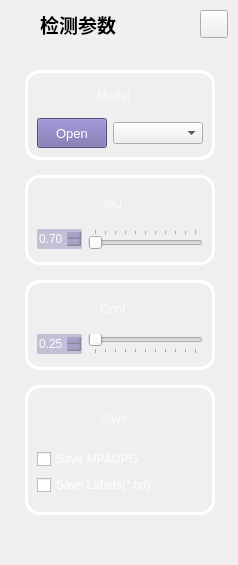
        <widget class="QFrame" name="extraLeftBox_detect">
         <property name="minimumSize">
          <size>
           <width>0</width>
           <height>0</height>
          </size>
         </property>
         <property name="maximumSize">
          <size>
           <width>0</width>
           <height>16777215</height>
          </size>
         </property>
         <property name="frameShape">
          <enum>QFrame::Shape::NoFrame</enum>
         </property>
         <layout class="QVBoxLayout" name="extraColumLayout">
          <property name="spacing">
           <number>0</number>
          </property>
          <property name="leftMargin">
           <number>0</number>
          </property>
          <property name="topMargin">
           <number>0</number>
          </property>
          <property name="rightMargin">
           <number>0</number>
          </property>
          <property name="bottomMargin">
           <number>0</number>
          </property>
          <item>
           <widget class="QFrame" name="extraTopBg">
            <property name="minimumSize">
             <size>
              <width>0</width>
              <height>50</height>
             </size>
            </property>
            <property name="maximumSize">
             <size>
              <width>16777215</width>
              <height>50</height>
             </size>
            </property>
            <property name="frameShape">
             <enum>QFrame::Shape::NoFrame</enum>
            </property>
            <layout class="QVBoxLayout" name="verticalLayout_5">
             <property name="spacing">
              <number>0</number>
             </property>
             <property name="leftMargin">
              <number>0</number>
             </property>
             <property name="topMargin">
              <number>0</number>
             </property>
             <property name="rightMargin">
              <number>0</number>
             </property>
             <property name="bottomMargin">
              <number>0</number>
             </property>
             <item>
              <layout class="QGridLayout" name="extraTopLayout">
               <property name="leftMargin">
                <number>10</number>
               </property>
               <property name="rightMargin">
                <number>10</number>
               </property>
               <property name="horizontalSpacing">
                <number>10</number>
               </property>
               <property name="verticalSpacing">
                <number>0</number>
               </property>
               <item row="0" column="0">
                <widget class="QFrame" name="extraIcon">
                 <property name="minimumSize">
                  <size>
                   <width>20</width>
                   <height>0</height>
                  </size>
                 </property>
                 <property name="maximumSize">
                  <size>
                   <width>20</width>
                   <height>20</height>
                  </size>
                 </property>
                 <property name="frameShape">
                  <enum>QFrame::Shape::NoFrame</enum>
                 </property>
                </widget>
               </item>
               <item row="0" column="1">
                <widget class="QLabel" name="extraLabel">
                 <property name="minimumSize">
                  <size>
                   <width>150</width>
                   <height>0</height>
                  </size>
                 </property>
                 <property name="font">
                  <font>
                   <family>Segoe UI</family>
                   <pointsize>14</pointsize>
                   <italic>false</italic>
                   <bold>true</bold>
                  </font>
                 </property>
                 <property name="styleSheet">
                  <string notr="true">font: 700 14pt &quot;Segoe UI&quot;;</string>
                 </property>
                 <property name="text">
                  <string>检测参数</string>
                 </property>
                </widget>
               </item>
               <item row="0" column="2">
                <widget class="QPushButton" name="extraCloseColumnBtn">
                 <property name="minimumSize">
                  <size>
                   <width>28</width>
                   <height>28</height>
                  </size>
                 </property>
                 <property name="maximumSize">
                  <size>
                   <width>28</width>
                   <height>28</height>
                  </size>
                 </property>
                 <property name="cursor">
                  <cursorShape>PointingHandCursor</cursorShape>
                 </property>
                 <property name="toolTip">
                  <string>Close left box</string>
                 </property>
                 <property name="text">
                  <string/>
                 </property>
                 <property name="icon">
                  <iconset resource="resources.qrc">
                   <normaloff>:/icons/images/icons/icon_close.png</normaloff>:/icons/images/icons/icon_close.png</iconset>
                 </property>
                 <property name="iconSize">
                  <size>
                   <width>20</width>
                   <height>20</height>
                  </size>
                 </property>
                </widget>
               </item>
              </layout>
             </item>
            </layout>
           </widget>
          </item>
          <item>
           <widget class="QFrame" name="extraContent">
            <property name="frameShape">
             <enum>QFrame::Shape::NoFrame</enum>
            </property>
            <layout class="QVBoxLayout" name="verticalLayout_12">
             <property name="spacing">
              <number>15</number>
             </property>
             <property name="leftMargin">
              <number>25</number>
             </property>
             <property name="topMargin">
              <number>20</number>
             </property>
             <property name="rightMargin">
              <number>0</number>
             </property>
             <property name="bottomMargin">
              <number>50</number>
             </property>
             <item>
              <widget class="QFrame" name="Model">
               <property name="minimumSize">
                <size>
                 <width>190</width>
                 <height>90</height>
                </size>
               </property>
               <property name="maximumSize">
                <size>
                 <width>190</width>
                 <height>16777215</height>
                </size>
               </property>
               <property name="styleSheet">
                <string notr="true">QFrame#Model{
border:3px solid rgb(255, 255, 255);
border-radius:15px;
}</string>
               </property>
               <property name="frameShape">
                <enum>QFrame::Shape::NoFrame</enum>
               </property>
               <layout class="QVBoxLayout" name="verticalLayout_10">
                <item>
                 <widget class="QPushButton" name="pushButton_2">
                  <property name="enabled">
                   <bool>false</bool>
                  </property>
                  <property name="minimumSize">
                   <size>
                    <width>0</width>
                    <height>30</height>
                   </size>
                  </property>
                  <property name="maximumSize">
                   <size>
                    <width>16777215</width>
                    <height>30</height>
                   </size>
                  </property>
                  <property name="styleSheet">
                   <string notr="true">QPushButton{
background-image: url(:/icons/images/icons/cil-layers.png);
background-repeat: no-repeat;
background-position: left center;
border: none;
border-left: 20px solid transparent;

text-align: left;
padding-left: 40px;
padding-bottom: 2px;
color: rgba(255, 255, 255, 199);
font: 700 13pt &quot;Nirmala UI&quot;;
}</string>
                  </property>
                  <property name="text">
                   <string>Model</string>
                  </property>
                 </widget>
                </item>
                <item>
                 <layout class="QHBoxLayout" name="horizontalLayout_7">
                  <item>
                   <widget class="QPushButton" name="btn_model_choose">
                    <property name="minimumSize">
                     <size>
                      <width>20</width>
                      <height>30</height>
                     </size>
                    </property>
                    <property name="maximumSize">
                     <size>
                      <width>70</width>
                      <height>30</height>
                     </size>
                    </property>
                    <property name="font">
                     <font>
                      <family>Segoe UI</family>
                      <pointsize>10</pointsize>
                      <italic>false</italic>
                      <bold>false</bold>
                     </font>
                    </property>
                    <property name="cursor">
                     <cursorShape>PointingHandCursor</cursorShape>
                    </property>
                    <property name="mouseTracking">
                     <bool>true</bool>
                    </property>
                    <property name="styleSheet">
                     <string notr="true">background-color: rgb(114, 102, 167);
color: rgb(255,255,255);</string>
                    </property>
                    <property name="text">
                     <string>Open</string>
                    </property>
                    <property name="icon">
                     <iconset resource="resources.qrc">
                      <normaloff>:/icons/images/icons/cil-folder-open.png</normaloff>:/icons/images/icons/cil-folder-open.png</iconset>
                    </property>
                   </widget>
                  </item>
                  <item>
                   <widget class="QComboBox" name="combo_model_choose"/>
                  </item>
                 </layout>
                </item>
               </layout>
              </widget>
             </item>
             <item>
              <widget class="QFrame" name="IoU">
               <property name="minimumSize">
                <size>
                 <width>190</width>
                 <height>90</height>
                </size>
               </property>
               <property name="maximumSize">
                <size>
                 <width>190</width>
                 <height>16777215</height>
                </size>
               </property>
               <property name="styleSheet">
                <string notr="true">QFrame#IoU{
border:3px solid rgb(255, 255, 255);
border-radius:15px;
}</string>
               </property>
               <property name="frameShape">
                <enum>QFrame::Shape::NoFrame</enum>
               </property>
               <layout class="QVBoxLayout" name="verticalLayout_11">
                <item>
                 <widget class="QPushButton" name="pushButton_3">
                  <property name="enabled">
                   <bool>false</bool>
                  </property>
                  <property name="minimumSize">
                   <size>
                    <width>0</width>
                    <height>30</height>
                   </size>
                  </property>
                  <property name="maximumSize">
                   <size>
                    <width>16777215</width>
                    <height>30</height>
                   </size>
                  </property>
                  <property name="styleSheet">
                   <string notr="true">QPushButton{
background-image: url(:/icons/images/icons/cil-clone.png);
background-repeat: no-repeat;
background-position: left center;
border: none;
border-left: 20px solid transparent;

text-align: left;
padding-left: 40px;
padding-bottom: 2px;
color: rgba(255, 255, 255, 199);
font: 700 13pt &quot;Nirmala UI&quot;;
}</string>
                  </property>
                  <property name="text">
                   <string>  IoU</string>
                  </property>
                 </widget>
                </item>
                <item>
                 <layout class="QHBoxLayout" name="horizontalLayout_8">
                  <item>
                   <widget class="QDoubleSpinBox" name="spin_iou">
                    <property name="minimumSize">
                     <size>
                      <width>0</width>
                      <height>20</height>
                     </size>
                    </property>
                    <property name="styleSheet">
                     <string notr="true">QDoubleSpinBox {
border: 0px solid lightgray;
border-radius: 2px;
background-color:rgba(114, 102, 167,90);
font: 600 9pt &quot;Segoe UI&quot;;
color: rgb(255,255,255)
}
        
QDoubleSpinBox::up-button {
width: 10px;
height: 9px;
margin: 0px 3px 0px 0px;
border-image: url(:/all/img/box_up.png);
}
QDoubleSpinBox::up-button:pressed {
margin-top: 1px;
}
            
QDoubleSpinBox::down-button {
width: 10px;
height: 9px;
margin: 0px 3px 0px 0px;
border-image: url(:/all/img/box_down.png);
}
QDoubleSpinBox::down-button:pressed {
margin-bottom: 1px;
}</string>
                    </property>
                    <property name="maximum">
                     <double>1.000000000000000</double>
                    </property>
                    <property name="singleStep">
                     <double>0.010000000000000</double>
                    </property>
                    <property name="value">
                     <double>0.700000000000000</double>
                    </property>
                   </widget>
                  </item>
                  <item>
                   <widget class="QSlider" name="slider_iou">
                    <property name="maximum">
                     <number>100</number>
                    </property>
                    <property name="orientation">
                     <enum>Qt::Orientation::Horizontal</enum>
                    </property>
                    <property name="tickPosition">
                     <enum>QSlider::TickPosition::TicksAbove</enum>
                    </property>
                   </widget>
                  </item>
                 </layout>
                </item>
               </layout>
              </widget>
             </item>
             <item>
              <widget class="QFrame" name="Conf">
               <property name="minimumSize">
                <size>
                 <width>190</width>
                 <height>90</height>
                </size>
               </property>
               <property name="maximumSize">
                <size>
                 <width>190</width>
                 <height>16777215</height>
                </size>
               </property>
               <property name="styleSheet">
                <string notr="true">QFrame#Conf
{
border:3px solid rgb(255, 255, 255);
border-radius:15px;
}</string>
               </property>
               <property name="frameShape">
                <enum>QFrame::Shape::NoFrame</enum>
               </property>
               <layout class="QVBoxLayout" name="verticalLayout_23">
                <item>
                 <widget class="QPushButton" name="pushButton_5">
                  <property name="enabled">
                   <bool>false</bool>
                  </property>
                  <property name="minimumSize">
                   <size>
                    <width>0</width>
                    <height>30</height>
                   </size>
                  </property>
                  <property name="maximumSize">
                   <size>
                    <width>16777215</width>
                    <height>30</height>
                   </size>
                  </property>
                  <property name="styleSheet">
                   <string notr="true">QPushButton{
background-image: url(:/icons/images/icons/cil-check-alt.png);
background-repeat: no-repeat;
background-position: left center;
border: none;
border-left: 20px solid transparent;

text-align: left;
padding-left: 40px;
padding-bottom: 2px;
color: rgba(255, 255, 255, 199);
font: 700 13pt &quot;Nirmala UI&quot;;
}</string>
                  </property>
                  <property name="text">
                   <string> Conf</string>
                  </property>
                 </widget>
                </item>
                <item>
                 <layout class="QHBoxLayout" name="horizontalLayout_13">
                  <item>
                   <widget class="QDoubleSpinBox" name="spin_conf">
                    <property name="minimumSize">
                     <size>
                      <width>0</width>
                      <height>20</height>
                     </size>
                    </property>
                    <property name="styleSheet">
                     <string notr="true">QDoubleSpinBox {
border: 0px solid lightgray;
border-radius: 2px;
background-color:rgba(114, 102, 167, 90);
font: 600 9pt &quot;Segoe UI&quot;;
color: rgb(255,255,255)
}
        
QDoubleSpinBox::up-button {
width: 10px;
height: 9px;
margin: 0px 3px 0px 0px;
border-image: url(:/all/img/box_up.png);
}
QDoubleSpinBox::up-button:pressed {
margin-top: 1px;
}
            
QDoubleSpinBox::down-button {
width: 10px;
height: 9px;
margin: 0px 3px 0px 0px;
border-image: url(:/all/img/box_down.png);
}
QDoubleSpinBox::down-button:pressed {
margin-bottom: 1px;
}</string>
                    </property>
                    <property name="minimum">
                     <double>0.000000000000000</double>
                    </property>
                    <property name="maximum">
                     <double>1.000000000000000</double>
                    </property>
                    <property name="singleStep">
                     <double>0.010000000000000</double>
                    </property>
                    <property name="value">
                     <double>0.250000000000000</double>
                    </property>
                   </widget>
                  </item>
                  <item>
                   <widget class="QSlider" name="slider_conf">
                    <property name="maximum">
                     <number>100</number>
                    </property>
                    <property name="pageStep">
                     <number>10</number>
                    </property>
                    <property name="orientation">
                     <enum>Qt::Orientation::Horizontal</enum>
                    </property>
                    <property name="tickPosition">
                     <enum>QSlider::TickPosition::TicksBelow</enum>
                    </property>
                    <property name="tickInterval">
                     <number>0</number>
                    </property>
                   </widget>
                  </item>
                 </layout>
                </item>
               </layout>
              </widget>
             </item>
             <item>
              <widget class="QFrame" name="Save">
               <property name="minimumSize">
                <size>
                 <width>190</width>
                 <height>130</height>
                </size>
               </property>
               <property name="maximumSize">
                <size>
                 <width>190</width>
                 <height>16777215</height>
                </size>
               </property>
               <property name="styleSheet">
                <string notr="true">QFrame#Save{
border:3px solid rgb(255, 255, 255);
border-radius:15px;
}</string>
               </property>
               <property name="frameShape">
                <enum>QFrame::Shape::NoFrame</enum>
               </property>
               <layout class="QVBoxLayout" name="verticalLayout_26">
                <item>
                 <widget class="QPushButton" name="pushButton_6">
                  <property name="enabled">
                   <bool>false</bool>
                  </property>
                  <property name="minimumSize">
                   <size>
                    <width>0</width>
                    <height>30</height>
                   </size>
                  </property>
                  <property name="maximumSize">
                   <size>
                    <width>16777215</width>
                    <height>30</height>
                   </size>
                  </property>
                  <property name="styleSheet">
                   <string notr="true">QPushButton{
background-image: url(:/icons/images/icons/cil-save.png);
background-repeat: no-repeat;
background-position: left center;
border: none;
border-left: 20px solid transparent;

text-align: left;
padding-left: 40px;
padding-bottom: 2px;
color: rgba(255, 255, 255, 199);
font: 700 13pt &quot;Nirmala UI&quot;;
}</string>
                  </property>
                  <property name="text">
                   <string> Save</string>
                  </property>
                 </widget>
                </item>
                <item>
                 <layout class="QVBoxLayout" name="verticalLayout_28">
                  <item>
                   <widget class="QCheckBox" name="check_save_img">
                    <property name="cursor">
                     <cursorShape>PointingHandCursor</cursorShape>
                    </property>
                    <property name="autoFillBackground">
                     <bool>false</bool>
                    </property>
                    <property name="styleSheet">
                     <string notr="true">color: rgb(255,255,255)</string>
                    </property>
                    <property name="text">
                     <string>Save MP4/JPG</string>
                    </property>
                   </widget>
                  </item>
                  <item>
                   <widget class="QCheckBox" name="check_save_label">
                    <property name="cursor">
                     <cursorShape>PointingHandCursor</cursorShape>
                    </property>
                    <property name="autoFillBackground">
                     <bool>false</bool>
                    </property>
                    <property name="styleSheet">
                     <string notr="true">color: rgb(255,255,255)</string>
                    </property>
                    <property name="text">
                     <string>Save Labels(*.txt)</string>
                    </property>
                   </widget>
                  </item>
                 </layout>
                </item>
               </layout>
              </widget>
             </item>
            </layout>
           </widget>
          </item>
         </layout>
        </widget>
